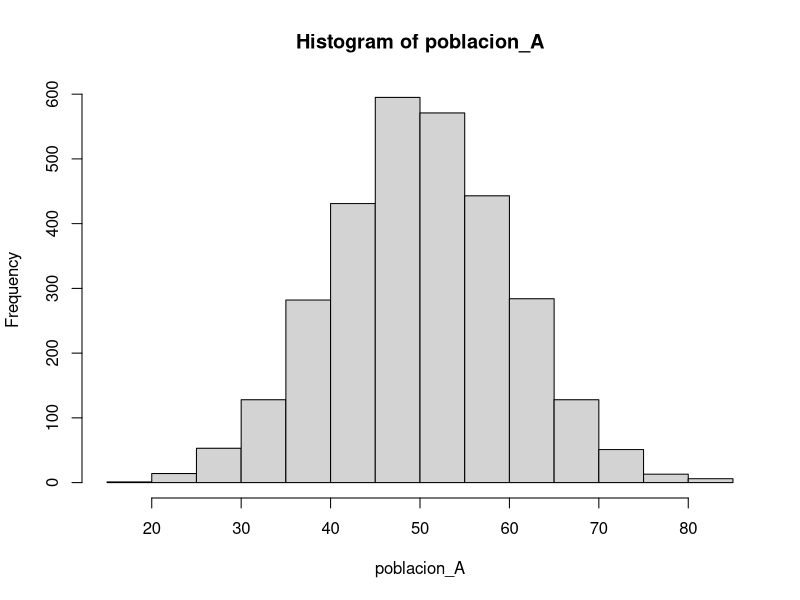
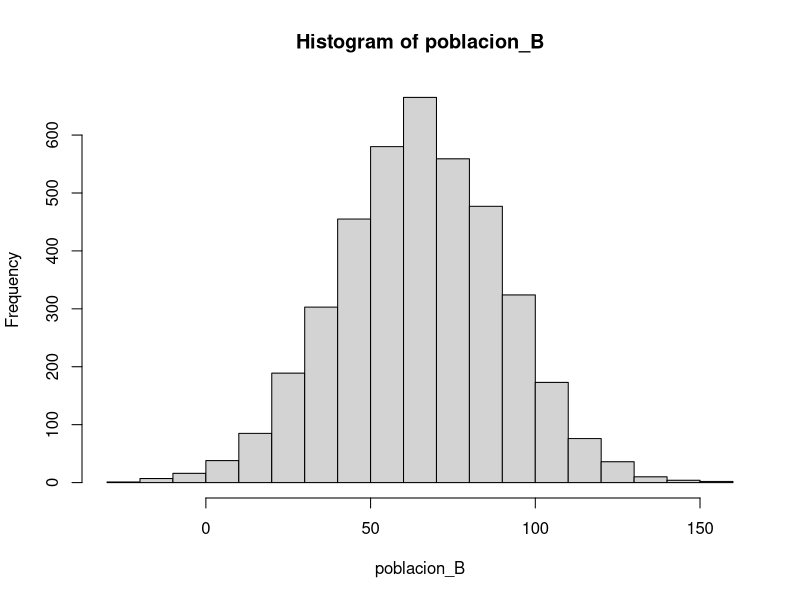
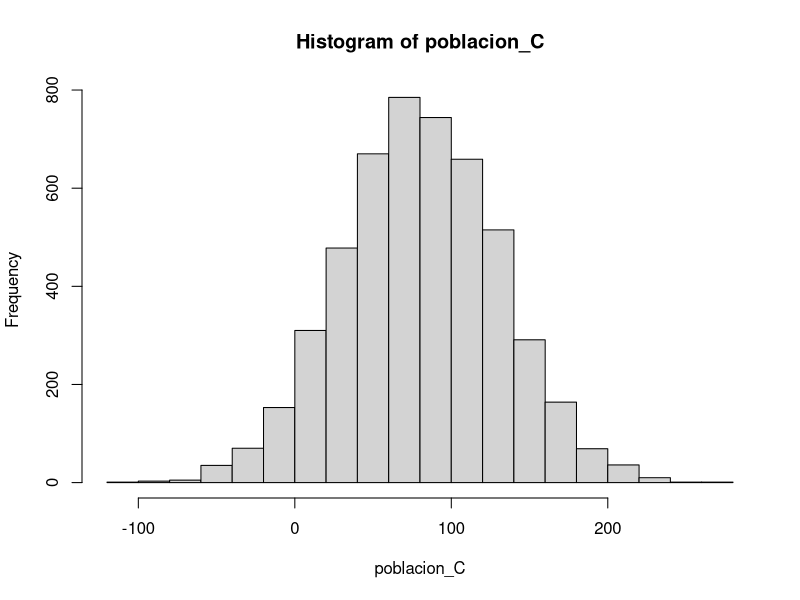

Generate these figures, in order, with R:
## ---- chunk 1
library(ggplot2)
library(dplyr)
## ---- chunk 2
# Definir los datos de los estratos manualmente
stratum <- c("A", "B", "C")
Nh <- c(3000, 4000, 5000)  # Tamaños de población por estrato
Sh <- c(48, 79, 76)        # Desviaciones estándar por estrato

# Combinar en un data frame para mejor manejo
strata_data <- data.frame(stratum, Nh, Sh)
strata_data
## ---- chunk 3
strata_data <- strata_data %>% mutate(peso = Nh/sum(Nh)) %>% 
                  mutate(nh = round(400*peso,0)) %>%
                  mutate(peso_optimo = Nh*Sh) %>% 
                  mutate(nh_optimo = round(400*peso_optimo/sum(peso_optimo),0))  
strata_data               
## ---- chunk 4
set.seed(123)
# Parámetros poblacionales
N_A <- 3000; mu_A <- 50; sigma_A <- 10; poblacion_A <- 
  rnorm(N_A, mean = mu_A, sd = sigma_A)
N_B <- 4000; mu_B <- 65; sigma_B <- 25; poblacion_B <- 
  rnorm(N_B, mean = mu_B, sd = sigma_B)
N_C <- 5000; mu_C <- 80; sigma_C <- 50; poblacion_C <- 
  rnorm(N_C, mean = mu_C, sd = sigma_C)
 
N_total <- sum(N_A, N_B, N_C)
## ---- chunk 5
df <- data.frame(
  estrato = c("A","A","A","B","B","C"),
  x = c(10,20,15,20,30,35)
)
df
## ---- chunk 6
temp <- c(poblacion_A,poblacion_B) 
df_A <- data.frame(x = poblacion_A, estrato = "A")
df_B <- data.frame(x = poblacion_B, estrato = "B")
df_C <- data.frame(x = poblacion_C, estrato = "C")

df <- bind_rows(df_A,df_B,df_C)

## ---- chunk 7
df <- data.frame(mi_var = c(poblacion_A,poblacion_B,poblacion_C),
                 estrato = c(rep("Estrato A",N_A),
                  rep("Estrato B",N_B),rep("Estrato C",N_C)))
df
## ---- chunk 8
mean(df$mi_var)
## ---- chunk 9
summarise(group_by(df,estrato), media_poblacional = mean(mi_var), tamano = n())

resumen <- group_by(df,estrato) %>% summarise(
                                   media_poblacional = mean(mi_var),
                                   tamano = n())

resumen
## ---- chunk 10
set.seed(456)
sample_A <- sample(poblacion_A, size = 100 , replace = FALSE)
sample_B <- sample(poblacion_B, size = 133 , replace = FALSE)
sample_C <- sample(poblacion_C, size = 167 , replace = FALSE)

mean(sample_A)
mean(sample_B)
mean(sample_C)
## ---- chunk 11
set.seed(456)
sample_A <- sample(poblacion_A, size = 69 , replace = FALSE)
sample_B <- sample(poblacion_B, size = 150 , replace = FALSE)
sample_C <- sample(poblacion_C, size = 181 , replace = FALSE)
## ---- chunk 12
mean(sample_A)*(3/12)+mean(sample_B)*(4/12)+mean(sample_C)*(5/12)
## ---- chunk 13
# Tamaño total de la muestra deseado (n)
n_total <- 400
N_total <- sum(strata_data$Nh)

proportions <- strata_data$Nh / N_total
proportions
n_total*proportions

# Añadir los resultados al data frame
strata_data$n_proportional <- proportions

print("Resultados de Afijación Proporcional:")
print(strata_data)

cat("Suma de nh proporcional:", sum(strata_data$n_proportional), "\n")
## ---- chunk 14
# Paso 1: Calcular el numerador de la fórmula para cada estrato (Nh * Sh)
numerator_values <- strata_data$Nh * strata_data$Sh

# Paso 2: Calcular el denominador (la suma de todos los numeradores)
denominator_sum <- sum(numerator_values)

# Paso 3: Calcular el peso de Neyman para cada estrato
# weight_neyman = (Nh * Sh) / sum(Nh * Sh)
neyman_weights <- numerator_values / denominator_sum

# Paso 4: Calcular el tamaño de muestra para cada estrato (nh = n * weight_neyman)
n_neyman <- round(n_total * neyman_weights)

# Añadir los resultados al data frame
strata_data$n_neyman <- n_neyman

print("Resultados de Afijación Óptima (Neyman):")
print(strata_data)

cat("Suma de nh Neyman:", sum(strata_data$n_neyman), "\n")


## ---- chunk 15
# --- Paso 1: Generar Datos Artificiales Simulados ---

set.seed(123) # Para reproducibilidad

# Definir parámetros para 3 estratos
N_A <- 3000
mu_A <- 50
sigma_A <- 10 # Desv. Estándar Baja

N_B <- 4000
mu_B <- 65
sigma_B <- 25 # Desv. Estándar Moderada

N_C <- 5000
mu_C <- 80
sigma_C <- 50 # Desv. Estándar Alta

# Simular las poblaciones artificiales (opcional, solo para visualización)
poblacion_A <- rnorm(N_A, mean = mu_A, sd = sigma_A)
poblacion_B <- rnorm(N_B, mean = mu_B, sd = sigma_B)
poblacion_C <- rnorm(N_C, mean = mu_C, sd = sigma_C)

## ---- chunk 16
hist(poblacion_A)
hist(poblacion_B)
hist(poblacion_C)
## ---- chunk 17
# Creamos el data frame con los parámetros clave necesarios (Nh y Sh)
strata_data_sim <- data.frame(
  stratum = c("A", "B", "C"),
  Nh = c(N_A, N_B, N_C),       # Tamaños de población (N_h)
  Sh = c(sigma_A, sigma_B, sigma_C) # Desviaciones estándar (S_h)
)

n_total <- 200 # Tamaño de muestra total deseado
N_total <- sum(strata_data_sim$Nh)

print("Parámetros de los Estratos:")
print(strata_data_sim)
cat("Tamaño de Población Total (N):", N_total, "\n")
cat("Tamaño de Muestra Total (n):", n_total, "\n\n")


## ---- chunk 18

strata_data_sim$n_proportional <- round(n_total * (strata_data_sim$Nh / N_total))

print("Resultados de Afijación Proporcional:")
print(strata_data_sim)
cat("Suma de nh proporcional:", sum(strata_data_sim$n_proportional), "\n\n")


## ---- chunk 19
# Calcular el peso ponderado (Nh * Sh)
numerator_values <- strata_data_sim$Nh * strata_data_sim$Sh
denominator_sum <- sum(numerator_values)

# Calcular los pesos de Neyman y los tamaños de muestra
neyman_weights <- numerator_values / denominator_sum
strata_data_sim$n_neyman <- round(n_total * neyman_weights)

print("Resultados de Afijación Óptima (Neyman):")
print(strata_data_sim)
cat("Suma de nh Neyman:", sum(strata_data_sim$n_neyman), "\n")

## ---- chunk 20
sample(poblacion_A,50)
## ---- chunk 21
set.seed(123)
# Parámetros poblacionales
N_A <- 3000; mu_A <- 50; sigma_A <- 10; poblacion_A <- rnorm(N_A, mean = mu_A, sd = sigma_A)
N_B <- 4000; mu_B <- 65; sigma_B <- 25; poblacion_B <- rnorm(N_B, mean = mu_B, sd = sigma_B)
N_C <- 5000; mu_C <- 80; sigma_C <- 50; poblacion_C <- rnorm(N_C, mean = mu_C, sd = sigma_C)

N_total <- sum(N_A, N_B, N_C)

# --- Tamaños de muestra usando Afijación Óptima de Neyman ---
# Estos valores se obtuvieron del cálculo previo:
n_A_neyman <- 35
n_B_neyman <- 77
n_C_neyman <- 88

# --- Paso 1: Realizar el Muestreo Real ---
sample_A <- sample(poblacion_A, size = n_A_neyman, replace = FALSE)
sample_B <- sample(poblacion_B, size = n_B_neyman, replace = FALSE)
sample_C <- sample(poblacion_C, size = n_C_neyman, replace = FALSE)

# --- Paso 2: Calcular las medias muestrales (y_bar_h) ---
y_bar_A <- mean(sample_A)
y_bar_B <- mean(sample_B)
y_bar_C <- mean(sample_C)

results_neyman <- data.frame(
  stratum = c("A", "B", "C"),
  Nh = c(N_A, N_B, N_C),
  y_bar_h = c(y_bar_A, y_bar_B, y_bar_C)
)

# --- Paso 3: Calcular la Media Poblacional Estimada (Y_bar_st) ---

# Calcular los pesos de los estratos (Wh = Nh / N_total)
results_neyman$Wh <- results_neyman$Nh / N_total

# Calcular el producto ponderado para cada estrato (Wh * y_bar_h)
results_neyman$weighted_mean <- results_neyman$Wh * results_neyman$y_bar_h

# Sumar los productos ponderados para obtener la media poblacional total estimada
Y_bar_st_neyman <- sum(results_neyman$weighted_mean)

print("Resultados de la estimación con afijación de Neyman:")
print(results_neyman)
cat("\nEstimación de la Media Poblacional Total (Y_bar_st):", Y_bar_st_neyman, "\n")

